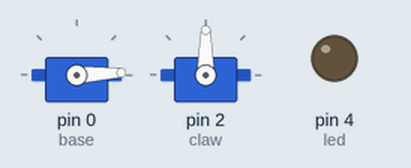
Bench run of a sketch on a simulated Arduino Uno, built with avr-gcc and run on an emulated ATmega328P. Shown: 2 × servo, output pins drawn as LEDs (lit = HIGH).

Above: at 0.05 s.
At 0.95 s:
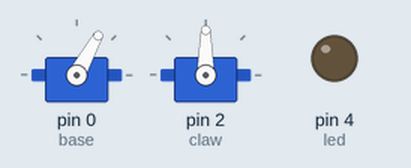
At 1.9 s:
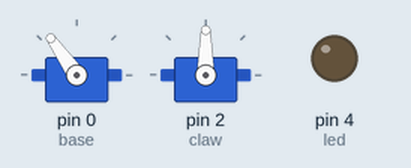
At 3.8 s:
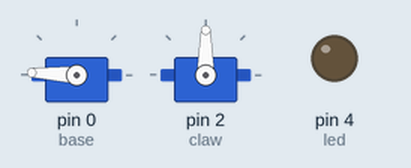
Timing chart, 0 to 8.8 s (numbered marks = the images above):
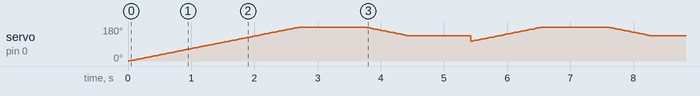

The sketch:

ArmLogic.ino
```cpp
#include <Servo.h>

Servo base;
Servo armBack;
Servo armFront;
Servo claw;
const int pingPin = 12;

const int s0 = 8;
const int s1 = 9;
const int s2 = 10;
const int s3 = 11;
const int led = 4;
const int sensorOut = 7;
int red = 0;
int blue = 0;
int green = 0;
int clearFreq = 0;
int pos = 0;

void setup() {
  pinMode(s0, OUTPUT);
  pinMode(s1, OUTPUT);
  pinMode(s2, OUTPUT);
  pinMode(s3, OUTPUT);
  pinMode(led, OUTPUT);
  pinMode(sensorOut, INPUT);
  base.attach(0);
  claw.attach(2);
  base.write(0);
}

void loop() {
  // b -> blue
  // B -> black
  // r -> red
  // g -> green
  /*base.write(180);
  delay(1600);
  blockSearch();*/

  moveBase('B');
  moveBase('g');


}

int distanceCm() {
 int duration, cm;
 pinMode(pingPin, OUTPUT);
 digitalWrite(pingPin, LOW);
 delayMicroseconds(2);
 digitalWrite(pingPin, HIGH);
 delayMicroseconds(5);
 digitalWrite(pingPin, LOW);
 duration = pulseIn(pingPin, HIGH);
 cm = duration / 29 / 2;
 Serial.print(cm);
 Serial.print("cm");
 Serial.println();
 delay(100);
 return cm;
}

void moveBase(char posit) {
  if (posit == 'B') {
    for (int i = pos; i <= 180; i++) {
      base.write(i);
      delay(15);
    }
    pos = 180;
    delay(1000);
  } else if (posit == 'g') {
      if (pos >= 135) {
        for (int i = pos; i >= 135; i--) {
          base.write(i);
          delay(15);
        }
      } else {
        for (int i = pos; i <= 135; i++) {
          base.write(i);
          delay(15);
        }
      }
    pos = 105;
    delay(1000);
  } else if (posit == 'b') {
      if (pos >= 80) {
        for (int i = pos; i >= 80; i--) {
          base.write(i);
          delay(15);
        }
    } else {
        for (int i = pos; i <= 80; i++) {
          base.write(i);
          delay(15);
        }
      }
    pos = 80;
    delay(1000);
  } else if (posit == 'r') {
      if (pos >= 35) {
        for (int i = pos; i >= 35; i--) {
          base.write(i);
          delay(15);
        }
      } else {
        for (int i = pos; i <= 35; i++) {
          base.write(i);
          delay(15);
        }
      }
    pos = 35;
    delay(1000);
  }
}

void moveClaw() {
  claw.write(0);
  delay(1000);
  //claw.write(180);
  //delay(1000);
}

char colour() {
  digitalWrite(s0, LOW);
  digitalWrite(s1, HIGH);
  digitalWrite(led, HIGH);

  delay(250);

  //reading red:
  digitalWrite(s2, LOW);
  digitalWrite(s3,LOW);
  red = pulseIn(sensorOut, LOW);
  delay(100);

  //reading green:
  digitalWrite(s2, HIGH);
  digitalWrite(s3, HIGH);
  green = pulseIn(sensorOut, LOW);
  delay(100);

  //reading blue:
  digitalWrite(s2, LOW);
  digitalWrite(s3, HIGH);
  blue = pulseIn(sensorOut, LOW);

  if (blue < red && blue < green) {
    Serial.println("Blue");
    return 'b';
  }

  if (red < blue && red < green) {
    Serial.println("Red");
    return 'r';
  }

  if (green < blue && green < red) {
     Serial.println("Green");
    return 'g';
  }

  //change condition once black is working
  if (1 == 0) {
    Serial.println("Black");
    return('B');
  }
  return -1;
}

void retract() {

}

void unretract() {

}

//moves base until finds obstacle, then stops
void blockSearch() {
  for (int i = 135; i >= 0; i--) {
    if (distanceCm() <= 10) {
      return;
    }
    base.write(i);
    pos = i;
    delay(45);
  }
}
```
